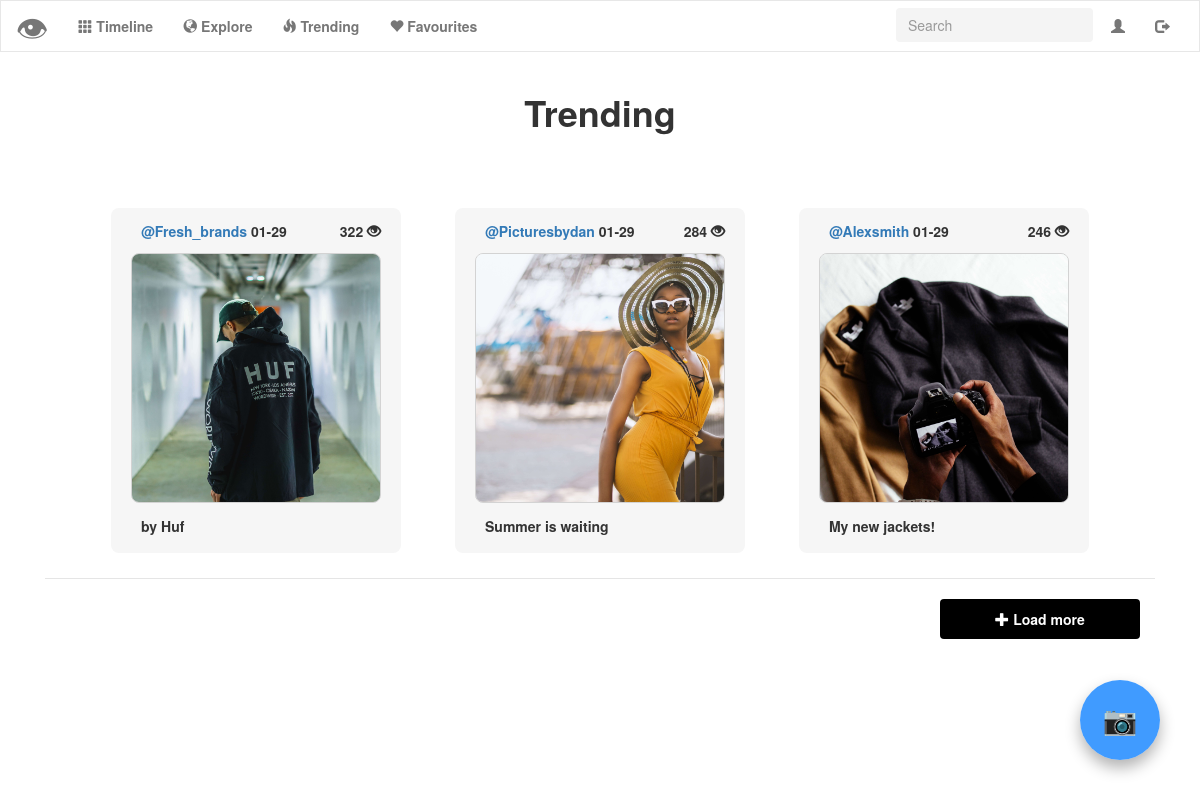
/trending (signed in), run on the app's committed database.
### tables this page shows
CREATE TABLE 'uploads' ('id' integer PRIMARY KEY AUTOINCREMENT NOT NULL, 'user_id' integer NOT NULL, 'upload' text NOT NULL, 'description' text NOT NULL, 'timestamp' double precision NOT NULL DEFAULT CURRENT_TIMESTAMP, 'username'  text NOT NULL  , 'score' INTEGER NOT NULL DEFAULT 0);

### application.py (the view)
@login_required
@app.route("/trending")
def trending():
    trendingphotos = []
    all_recents = get_all_recents()
    show = True
    for p in all_recents:
        if p["score"] >= 100:
            trendingphotos.append(p)
    trendingphotos.sort(key=lambda d: d['score'], reverse=True)
    if len(trendingphotos) == 0:
        flash("There aren't any trending pictures!")
        return render_template("trending.html")
    if len(trendingphotos) <= counter_trending:
        show = False
    trendingphotos = trendingphotos[:counter_trending]
    return render_template("trending.html", trendingphotos=trendingphotos, user_id=session["user_id"], show=show)

### helpers.py (called while the page is built)
def get_all_recents():
    all_recents = db.execute("SELECT * FROM uploads WHERE DATE(timestamp) >= DATE('now', 'weekday 0', '-20 days')")
    all_recents = change_timestamp(all_recents)
    return all_recents

def change_timestamp(post_list):
    for post in post_list:
        date = post["timestamp"]
        date = date[5:11]
        post["timestamp"] = date
    return post_list

### templates/trending.html (shortened to what this page needs)
{% extends "layout.html" %}
{% block main %}
<div class="container-title" id="timeline-title">
	<h1>
		<b>Trending</b>
	</h1>
</div>
<div class="col-lg-12 col-md-12 col-sm-12 col-xs-12">
    {% for post in trendingphotos %}
	<button name="modal" class="photo_modal trending_modal modal-label" id="account-photo-modal" data-toggle="modal" data-target="#photomodal{{ post.id }}">
		<label for="modal">
			<div class="account-photo-description">
				<a href="{{ url_for('profile', username=post.username) }}">
					<label id="username">{{ post.username }} </label>
				</a>
				<label id="timestamp">{{ post.timestamp }} </label>
				<label id="score-profile">{{ post.score }}
					<span class="glyphicon glyphicon-eye-open"></span>
				</label>
			</div>
			<img src="/upload/{{ post.upload }}" class="img-responsive trending-image">
				<div class="account-photo-bottom-description">
					<label id="discription">{{ post.description }} </label>
				</div>
			</label>
		</button>
    {% endfor %}
	{% if show is sameas true %}
    <div class="modal-footer">
    	<button id="load_more" onclick="load_more('trending')" class="btn btn-dark">
    		<span class="glyphicon glyphicon-plus"></span>
    		<b> Load more</b>
    	</button>
    </div>
    {% endif %}
{% endblock %}

### templates/layout.html (shortened to what this page needs)
<!DOCTYPE html>
<html lang="en">
	<head>
			<link href="https://maxcdn.bootstrapcdn.com/bootstrap/3.3.7/css/bootstrap.min.css" rel="stylesheet"/>
			<link href="{{ url_for('static', filename='styles.css') }}" rel="stylesheet"/>
		</head>
		<body>
			<nav class="navbar navbar-default" id="navigation">
				<div class="container-fluid">
					<div class="navbar-header">
						<a class="navbar-brand" href="{{ url_for('index') }}">
							<font size="+3">👁</font>
						</a>
					</div>
					<div class="collapse navbar-collapse" id="navbar">
                        {% if session.user_id %}
						<ul class="nav navbar-nav">
							<li>
								<a href="{{ url_for('timeline') }}">
									<span class="glyphicon glyphicon-th"></span>
									<b> Timeline</b>
								</a>
							</li>
							<li>
								<a href="{{ url_for('index') }}">
									<span class="glyphicon glyphicon-globe"></span>
									<b> Explore</b>
								</a>
							</li>
							<li>
								<a href="{{ url_for('trending') }}">
									<span class="glyphicon glyphicon-fire"></span>
									<b> Trending</b>
								</a>
							</li>
							<li>
								<a href="{{ url_for('favourites') }}">
									<span class="glyphicon glyphicon-heart"></span>
									<b> Favourites</b>
								</a>
							</li>
						</ul>
						<ul class="nav navbar-nav navbar-right">
							<li>
								<a href="{{ url_for('account') }}">
									<span class="glyphicon glyphicon-user"></span>
								</a>
							</li>
							<li>
								<a href="{{ url_for('logout') }}">
									<span class="glyphicon glyphicon-log-out"></span>
								</a>
							</li>
						</ul>
						<ul class="nav navbar-nav navbar-right">
							<li>
								<input autocomplete="off" class="form-control" name="lookup" id="searchbar" placeholder="Search" type="text">
								</li>
							</ul>
                        {% endif %}
						</div>
					</div>
				</nav>
            {% if session.user_id %}
				<a class="float-button">
					<h3 data-toggle="modal" data-target="#myModal" class="camera-button">📷</h3>
				</a>
            {% endif %}
        <div class="container">
            <main>
                {% block main %}{% endblock %}
            </main>
        </div>
    </body>
</html>

### static/styles.css (style rules this page uses)
html,body { overflow-x: hidden; width: 100%; }
.container { margin-left: auto; margin-right: auto; text-align: center; }
.navbar { z-index: 999; }
input { background-color: rgba(244,244,244,1) !important; border:none !important; -webkit-box-shadow: none !important; box-shadow: none !important; }
main img { max-width: 100%; }
#navigation { background-color: #FFF !important; border-radius: 0 !important; }
#searchbar { margin:7px; max-width:95%; }
.btn { width:200px !important; background-color:black; color:white; height:40px; margin-top: 5px; }
.img-responsive { border: 0.5px solid lightgray; object-fit: cover; width:250px !important; height:250px !important; border-radius: 8px; }
.float-button { position:fixed; width:80px; height:80px; bottom:40px; right:40px; background-color: rgba(0,122,255,0.75);; color:#FFF; border-radius:50px; text-align:center; box-shadow: 0px 8px 15px rgba(0, 0, 0, 0.3); text-decoration: none !important; z-index: 999; transition: all 0.3s ease 0s; cursor: pointer; outline: none; }
.camera-button { margin-top:23px !important; font-size: 2em; }
.photo_modal { background-color: white; border: 0px; }
.modal-label { transition: all 0.3s ease 0s; cursor: pointer; outline: none; }
@media only screen and (min-width: 800px) { .trending-image { width: 200px; height: 200px; } }
#timeline-title { margin-bottom: 50px !important; }
#score-profile { padding-right: 0px !important; float:right; }
#account-photo-modal { background-color: rgba(246,246,246,1); padding: 20px; border-radius: 8px; margin-bottom: 25px; }
.account-photo-description { text-align: left; margin-left: 10px; position: relative; top: 30%; transform: translateY(-30%); -webkit-transform: translateY(-30%); }
.account-photo-bottom-description { text-align: left; margin-left: 10px; position: relative; top: 50%; transform: translateY(50%); -webkit-transform: translateY(50%); }
.trending_modal { margin: 25px; }
input { border: 1px solid transparent; background-color: #f1f1f1; padding: 10px; font-size: 16px; }
input[type=text] { background-color: #f1f1f1; width: 100%; }

### data on the page
uploads: username "@Fresh_brands", timestamp "01-29", score "322", upload (picture), description "by Huf"
uploads: username "@Picturesbydan", timestamp "01-29", score "284", upload (picture), description "Summer is waiting"
uploads: username "@Alexsmith", timestamp "01-29", score "246", upload (picture), description "My new jackets!"
